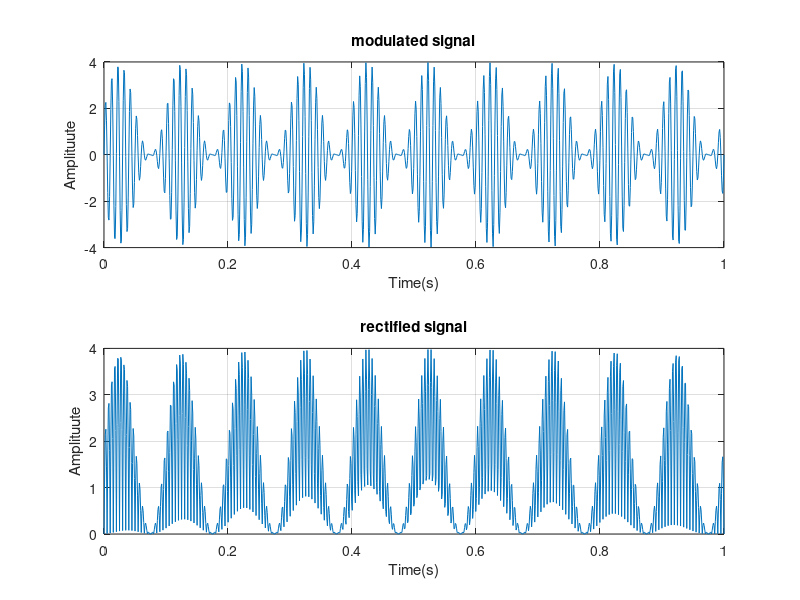

Reproduce this figure in MATLAB.
clear all;
clc;
fs=1000;
t=linspace(0,1,fs);
%message singla
fm=10;
am=1;
x1=am*sin(2*pi*fm.*t);

%collector message
fc=100;
ac=2;
x2=ac*sin(2*pi*fc.*t);

ms=(1+x1).*x2;
re=abs(ms);

figure;
subplot(2,1,1);
plot(t,ms);
title("modulated signal");
xlabel("Time(s)");
ylabel("Amplituute");
grid on;

subplot(2,1,2);
plot(t,re);
title("rectified signal");
xlabel("Time(s)");
ylabel("Amplituute");
grid on;


